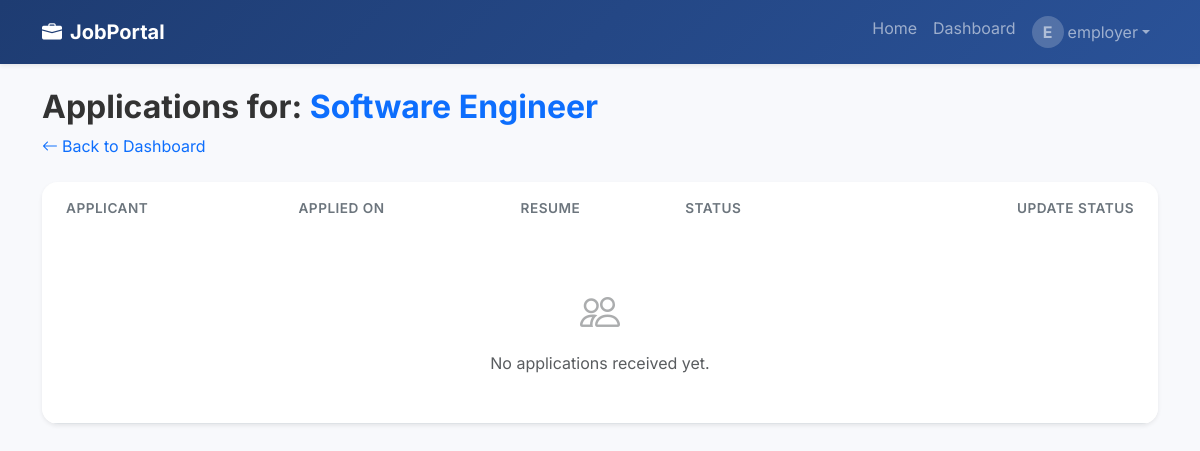
The page /dashboard/employer/job/1/applications (signed in) on the database its author committed.
### models.py (models this page shows)
class User(UserMixin, db.Model):
    id = db.Column(db.Integer, primary_key=True)
    username = db.Column(db.String(150), unique=True, nullable=False)
    email = db.Column(db.String(150), unique=True, nullable=False)
    password = db.Column(db.String(256), nullable=False)
    role = db.Column(db.String(50), nullable=False, default='seeker') # 'seeker', 'employer', 'admin'
    jobs = db.relationship('JobListing', backref='employer', lazy=True)
    applications = db.relationship('Application', backref='applicant', lazy=True)

class JobListing(db.Model):
    id = db.Column(db.Integer, primary_key=True)
    title = db.Column(db.String(200), nullable=False)
    description = db.Column(db.Text, nullable=False)
    salary = db.Column(db.String(100), nullable=True)
    location = db.Column(db.String(200), nullable=True)
    category = db.Column(db.String(100), nullable=True)
    company = db.Column(db.String(150), nullable=False)
    date_posted = db.Column(db.DateTime, default=datetime.utcnow)
    employer_id = db.Column(db.Integer, db.ForeignKey('user.id'), nullable=False)
    applications = db.relationship('Application', backref='job', lazy=True, cascade="all, delete-orphan")

### app.py (the view)
@app.route('/dashboard/employer/job/<int:job_id>/applications')
@login_required
@role_required('employer')
def job_applications(job_id):
    job = JobListing.query.get_or_404(job_id)
    if job.employer_id != current_user.id:
        flash("Access Denied", "danger")
        return redirect(url_for('employer_dashboard'))
    applications = Application.query.filter_by(job_id=job.id).all()
    return render_template('employer/applications.html', job=job, applications=applications)

### app.py (called while the page is built)
@login_manager.user_loader
def load_user(user_id):
    return User.query.get(int(user_id))

def role_required(role):
    def decorator(f):
        @wraps(f)
        def decorated_function(*args, **kwargs):
            if not current_user.is_authenticated or current_user.role != role:
                flash(f'Access denied. You must be an {role} to view this page.', 'danger')
                return redirect(url_for('index'))
            return f(*args, **kwargs)
        return decorated_function
    return decorator

@app.context_processor
def inject_user():
    return dict(current_user=current_user)

### templates/employer/applications.html
{% extends 'base.html' %}
{% block content %}
<div class="d-flex justify-content-between align-items-center mb-4">
    <div>
        <h2 class="fw-bold">Applications for: <span class="text-primary">{{ job.title }}</span></h2>
        <a href="{{ url_for('employer_dashboard') }}" class="text-decoration-none"><i class="bi bi-arrow-left me-1"></i>Back to Dashboard</a>
    </div>
</div>
<div class="card border-0 shadow-sm rounded-4 overflow-hidden">
    <div class="card-body p-0">
        <div class="table-responsive">
            <table class="table table-hover mb-0">
                <thead class="bg-light">
                    <tr>
                        <th class="ps-4 border-0 py-3">Applicant</th>
                        <th class="border-0 py-3">Applied On</th>
                        <th class="border-0 py-3">Resume</th>
                        <th class="border-0 py-3">Status</th>
                        <th class="border-0 py-3 pe-4 text-end">Update Status</th>
                    </tr>
                </thead>
                <tbody>
                    {% for app in applications %}
                    <tr>
                        <td class="ps-4">
                            <span class="fw-bold d-block">{{ app.applicant.username }}</span>
                            <small class="text-muted">{{ app.applicant.email }}</small>
                            {% if app.cover_letter %}
                                <button type="button" class="btn btn-link btn-sm p-0 d-block text-start mt-1" data-bs-toggle="collapse" data-bs-target="#cl-{{ app.id }}">View Cover Letter</button>
                                <div class="collapse mt-2" id="cl-{{ app.id }}">
                                    <div class="card card-body bg-light text-start small p-2 border-0">
                                        {{ app.cover_letter }}
                                    </div>
                                </div>
                            {% endif %}
                        </td>
                        <td>{{ app.date_applied.strftime('%Y-%m-%d') }}</td>
                        <td>
                            {% if app.resume_link %}
                            <a href="{{ app.resume_link }}" target="_blank" class="btn btn-sm btn-outline-dark rounded-pill"><i class="bi bi-box-arrow-up-right me-1"></i>Link</a>
                            {% else %}
                            <span class="text-muted small">No Link</span>
                            {% endif %}
                        </td>
                        <td>
                            {% if app.status == 'accepted' %}
                                <span class="badge bg-success rounded-pill px-3 py-2">Accepted</span>
                            {% elif app.status == 'rejected' %}
                                <span class="badge bg-danger rounded-pill px-3 py-2">Rejected</span>
                            {% else %}
                                <span class="badge bg-warning text-dark rounded-pill px-3 py-2">Pending</span>
                            {% endif %}
                        </td>
                        <td class="pe-4 text-end">
                            <form action="{{ url_for('update_application', app_id=app.id) }}" method="POST" class="d-flex justify-content-end gap-2">
                                <select name="status" class="form-select form-select-sm w-auto rounded-pill d-inline-block">
                                    <option value="pending" {% if app.status=='pending' %}selected{% endif %}>Pending</option>
                                    <option value="accepted" {% if app.status=='accepted' %}selected{% endif %}>Accept</option>
                                    <option value="rejected" {% if app.status=='rejected' %}selected{% endif %}>Reject</option>
                                </select>
                                <button type="submit" class="btn btn-sm btn-primary rounded-pill px-3">Save</button>
                            </form>
                        </td>
                    </tr>
                    {% else %}
                    <tr>
                        <td colspan="5" class="text-center py-5 text-muted">
                            <i class="bi bi-people fs-1 d-block mb-2 opacity-50"></i>
                            No applications received yet.
                        </td>
                    </tr>
                    {% endfor %}
                </tbody>
            </table>
        </div>
    </div>
</div>
{% endblock %}

### templates/base.html (shortened to what this page needs)
<!DOCTYPE html>
<html lang="en">
<head>
    <link href="https://cdn.jsdelivr.net/npm/bootstrap@5.3.0/dist/css/bootstrap.min.css" rel="stylesheet">
    <link rel="stylesheet" href="https://cdn.jsdelivr.net/npm/bootstrap-icons@1.10.5/font/bootstrap-icons.css">
    <link rel="stylesheet" href="{{ url_for('static', filename='style.css') }}">
</head>
<body>
<nav class="navbar navbar-expand-lg navbar-dark bg-primary shadow-sm glass-nav">
  <div class="container">
    <a class="navbar-brand fw-bold" href="{{ url_for('index') }}"><i class="bi bi-briefcase-fill me-2"></i>JobPortal</a>
    <div class="collapse navbar-collapse" id="navbarNav">
      <ul class="navbar-nav ms-auto">
        <li class="nav-item">
          <a class="nav-link" href="{{ url_for('index') }}">Home</a>
        </li>
        {% if current_user.is_authenticated %}
            <li class="nav-item">
                {% if current_user.role == 'employer' %}
                    <a class="nav-link" href="{{ url_for('employer_dashboard') }}">Dashboard</a>
                {% elif current_user.role == 'admin' %}
                    <a class="nav-link" href="{{ url_for('admin_dashboard') }}">Admin Panel</a>
                {% else %}
                    <a class="nav-link" href="{{ url_for('seeker_dashboard') }}">My Applications</a>
                {% endif %}
            </li>
            <li class="nav-item dropdown">
              <a class="nav-link dropdown-toggle d-flex align-items-center" href="#" id="userDropdown" role="button" data-bs-toggle="dropdown">
                 <div class="avatar-circle me-1">{{ current_user.username[0]|upper }}</div> {{ current_user.username }}
              </a>
            </li>
        {% endif %}
      </ul>
    </div>
  </div>
</nav>
<div class="container mt-4 mb-5 pb-5">
    {% block content %}{% endblock %}
</div>
</body>
</html>

### static/style.css (style rules this page uses)
body { font-family: 'Inter', sans-serif; background-color: #f8f9fc; color: #333; }
.glass-nav { background: linear-gradient(135deg, #1e3c72 0%, #2a5298 100%) !important; }
.avatar-circle { width: 32px; height: 32px; background-color: rgba(255,255,255,0.2); border-radius: 50%; display: flex; align-items: center; justify-content: center; font-weight: bold; }
.table th { font-weight: 600; color: #6c757d; text-transform: uppercase; font-size: 0.85rem; letter-spacing: 0.5px; }
.table td { vertical-align: middle; }

### rows shown on the page
User: username "E", username "employer"
JobListing: title "Software Engineer"
